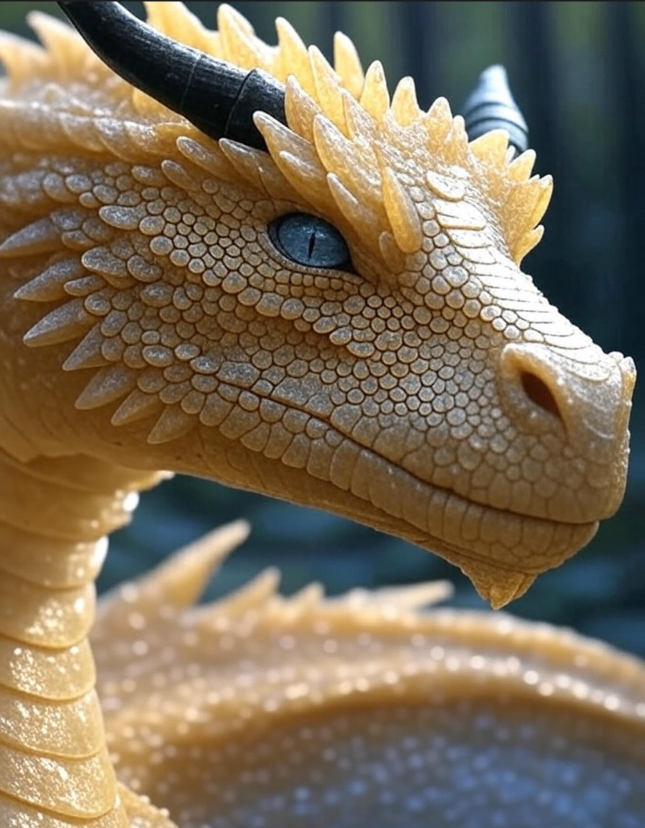
#> input picture 3.3 Image Classification and Processing/basic_cat.jpg, 1290 x 1656 px (shown at 1/2 size)
$ python basic_analysis.py
#> lines starting #> are read from the running program, lines starting #| are printed output that depends on the picture
from PIL import Image, ImageFilter, ImageEnhance, ImageOps
import matplotlib.pyplot as plt
import numpy as np

def simulate_basic_classification(image_path):
    """
    Simulate basic image classification using PIL and simple image analysis
    This demonstrates the concepts while TensorFlow installs
    """
#> called with image_path = 'basic_cat.jpg'
    try:
        print("=== Basic Image Analysis (TensorFlow Alternative) ===\n")

        # Load and analyze the image
        img = Image.open(image_path)
#> img is the input picture: PIL image 1290x1656 RGB; mean R, G, B 122.7, 109.4, 89.2
        img_resized = img.resize((224, 224))
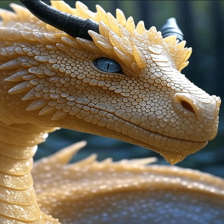
#> img_resized: PIL image 224x224 RGB; mean R, G, B 122.7, 109.4, 89.2

        # Convert to numpy array for analysis
        img_array = np.array(img_resized)

        # Simple color and texture analysis
        avg_color = np.mean(img_array, axis=(0, 1))
#> avg_color = [122.7, 109.4, 89.18]
        brightness = np.mean(avg_color)
#> brightness = 107.1

        # Simple feature detection
        edges = img_resized.filter(ImageFilter.FIND_EDGES)
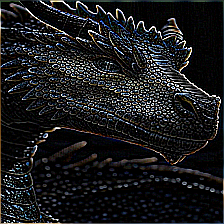
#> edges: PIL image 224x224 RGB; mean R, G, B 26.7, 27.3, 28.8
        edge_array = np.array(edges.convert('L'))
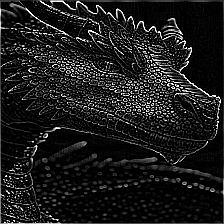
#> edge_array: shape (224, 224); min 0, max 255, mean 27.3
        edge_intensity = np.mean(edge_array)
#> edge_intensity = 27.28

        # Basic "predictions" based on simple features
        predictions = []

        if brightness > 150:
            predictions.append(("light_colored_object", 0.8))
        elif brightness > 100:
            predictions.append(("medium_colored_object", 0.7))
        else:
            predictions.append(("dark_colored_object", 0.6))

        if edge_intensity > 50:
            predictions.append(("textured_object", 0.75))
        else:
            predictions.append(("smooth_object", 0.65))

        if avg_color[1] > avg_color[0] and avg_color[1] > avg_color[2]:
            predictions.append(("greenish_object", 0.7))
        elif avg_color[2] > avg_color[0] and avg_color[2] > avg_color[1]:
            predictions.append(("bluish_object", 0.7))
        else:
            predictions.append(("warm_colored_object", 0.6))

        # Display results
        print("Image Analysis Results:")
        print(f"Average brightness: {brightness:.1f}")
#| Average brightness: 107.1
        print(f"Edge intensity: {edge_intensity:.1f}")
#| Edge intensity: 27.3
        print(f"Average color (RGB): ({avg_color[0]:.0f}, {avg_color[1]:.0f}, {avg_color[2]:.0f})")
#| Average color (RGB): (123, 109, 89)

        print("\nSimulated Predictions:")
        for i, (label, confidence) in enumerate(predictions[:3], 1):
            print(f"{i}: {label.replace('_', ' ')} ({confidence:.4f})")

        # Create visualization
        plt.figure(figsize=(15, 5))

        # Original image
        plt.subplot(1, 3, 1)
        plt.imshow(img_resized)
        plt.title('Original Image')
        plt.axis('off')

        # Edge detection
        plt.subplot(1, 3, 2)
        plt.imshow(edges, cmap='gray')
        plt.title('Edge Detection')
        plt.axis('off')

        # Color analysis
        plt.subplot(1, 3, 3)
        color_square = np.full((100, 100, 3), avg_color.astype(int), dtype=np.uint8)
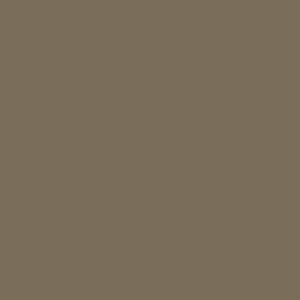
#> color_square: shape (100, 100, 3) (shown 3 times larger); mean of channels 0, 1, 2 122, 109, 89; drawn as R, G, B
        plt.imshow(color_square)
        plt.title(f'Average Color\\nBrightness: {brightness:.0f}')
        plt.axis('off')

        plt.tight_layout()
        plt.savefig('basic_analysis_results.png', dpi=150, bbox_inches='tight')
        plt.show()

        print("\\n✅ Basic image analysis complete!")
        print("📁 Results saved as 'basic_analysis_results.png'")
        print("\\n🎯 This demonstrates image processing concepts.")
        print("   When TensorFlow installs, you'll get real AI classification!")

        return predictions

    except Exception as e:
        print(f"Error: {e}")
        return None

def create_simple_heatmap(image_path):
    """
    Create a simple attention heatmap based on edge detection
    """
#> called with image_path = 'basic_cat.jpg'
    try:
        img = Image.open(image_path)
        img_resized = img.resize((224, 224))

        # Use edge detection as a simple "attention" mechanism
        edges = img_resized.filter(ImageFilter.FIND_EDGES)
        edge_array = np.array(edges.convert('L'))

        # Blur the edges to create a heatmap effect
        edge_img = Image.fromarray(edge_array)
        heatmap = edge_img.filter(ImageFilter.GaussianBlur(radius=10))
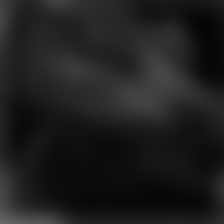
#> heatmap: PIL image 224x224 L; min 5, max 104, mean 30.2

        # Create visualization
        plt.figure(figsize=(12, 4))

        plt.subplot(1, 3, 1)
        plt.imshow(img_resized)
        plt.title('Original')
        plt.axis('off')

        plt.subplot(1, 3, 2)
        plt.imshow(heatmap, cmap='hot')
        plt.title('Simple "Attention" Map')
        plt.axis('off')

        # Overlay
        plt.subplot(1, 3, 3)
        plt.imshow(img_resized)
        plt.imshow(heatmap, alpha=0.3, cmap='hot')
        plt.title('Overlay')
        plt.axis('off')

        plt.tight_layout()
        plt.savefig('simple_heatmap.png', dpi=150, bbox_inches='tight')
        plt.show()

        print("\\n🔥 Simple attention heatmap created!")
        print("📁 Saved as 'simple_heatmap.png'")
        print("\\n💡 This shows edge-based attention. Real Grad-CAM will show AI attention!")

    except Exception as e:
        print(f"Error creating heatmap: {e}")

if __name__ == "__main__":
    image_path = "basic_cat.jpg"

    print("🎨 BASIC IMAGE ANALYSIS (while TensorFlow installs)")
    print("="*60)

    # Run basic analysis
    predictions = simulate_basic_classification(image_path)

    print("\\n" + "="*60)

    # Create simple heatmap
    create_simple_heatmap(image_path)

    print("\\n" + "="*60)
    print("🚀 NEXT STEPS:")
    print("1. Try the image filters: python3 enhanced_filters.py")
    print("2. Check TensorFlow: pip list | grep tensorflow")
    print("3. Once TensorFlow installs: python3 enhanced_classifier.py")

$ run again, with 3.3 Image Classification and Processing/deep_fried_image.png saved as 3.3 Image Classification and Processing/basic_cat.jpg
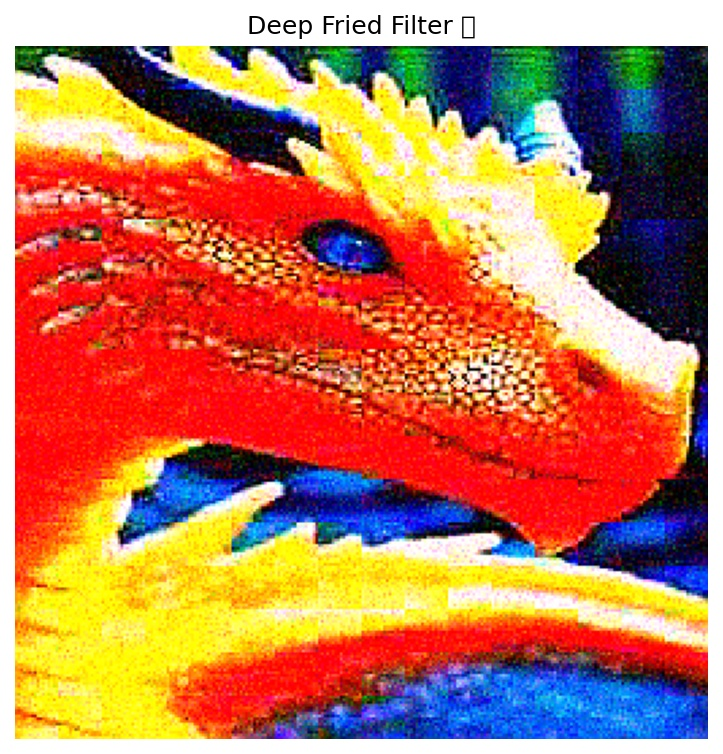
#> input picture 3.3 Image Classification and Processing/deep_fried_image.png, 723 x 754 px
#> in simulate_basic_classification, img is the input picture: PIL image 723x754 RGB; mean R, G, B 189.9, 123, 90.8
#> avg_color = [189.8, 122.9, 90.75]
#> brightness = 134.5
#> in simulate_basic_classification, `edge_array = np.array(edges.convert('L'))`:
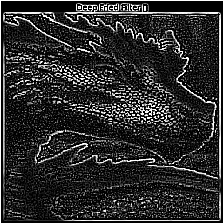
#> edge_array: shape (224, 224); min 0, max 255, mean 46.8
#> edge_intensity = 46.84
#| Average brightness: 134.5
#| Edge intensity: 46.8
#| Average color (RGB): (190, 123, 91)
#> in create_simple_heatmap, `heatmap = edge_img.filter(ImageFilter.GaussianBlur(radius=10))`:
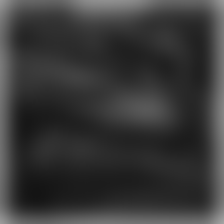
#> heatmap: PIL image 224x224 L; min 20, max 164, mean 56.3
